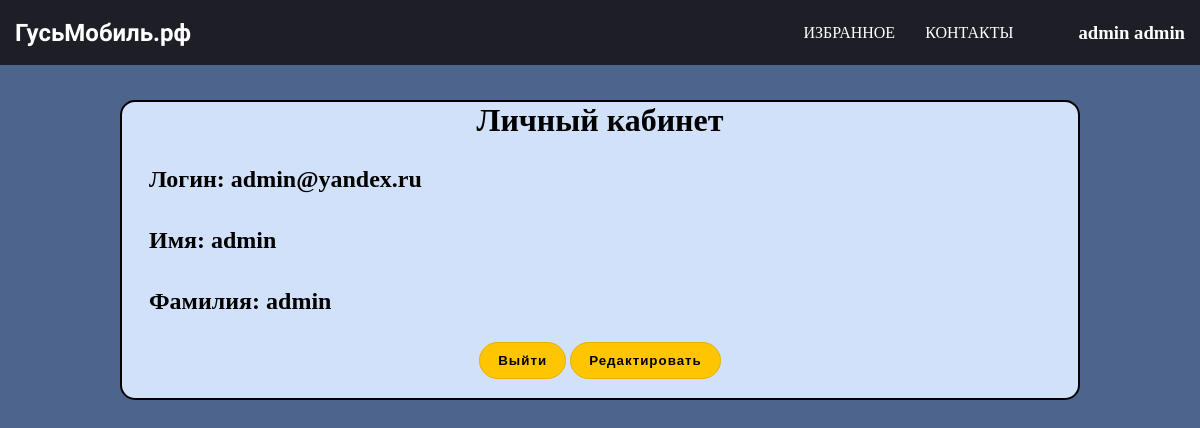
Screenshot of /profile (signed in) with the database file from the repository.
### data/users.py (models this page shows, shortened)
class Users(SqlAlchemyBase, UserMixin):
    __tablename__ = 'users'
    id = sqlalchemy.Column(sqlalchemy.Integer, primary_key=True, autoincrement=True)
    surname = sqlalchemy.Column(sqlalchemy.String, nullable=True)
    name = sqlalchemy.Column(sqlalchemy.String, nullable=True)
    email = sqlalchemy.Column(sqlalchemy.String, nullable=True, index=True, unique=True)
    hashed_password = sqlalchemy.Column(sqlalchemy.String, nullable=True)
    ads = orm.relation('Ads', back_populates='user')
    favorites = orm.relation('Favorites', back_populates='user')

### main.py (the view)
@app.route('/profile')
def profile():
    db_sess = db_session.create_session()
    user = db_sess.query(Users).filter(Users.email == current_user.email).first()
    return render_template('profile.html', title='Личный кабинет')

### data/db_session.py (called while the page is built)
def create_session() -> Session:
    global __factory
    return __factory()

### main.py (called while the page is built)
@login_manager.user_loader
def load_user(user_id):
    db_sess = db_session.create_session()
    return db_sess.query(Users).get(user_id)

### templates/profile.html
{% extends "base.html" %}
{% block content %}
    <div class="card mt-4">
        <h1 style="text-align: center;">{{title}}</h1>
        <h2 style="padding: 7px; margin: 20px;">Логин: {{current_user.email}}</h2>
        <h2 style="padding: 7px; margin: 20px;">Имя: {{current_user.name}}</h2>
        <h2 style="padding: 7px; margin: 20px;">Фамилия: {{current_user.surname}}</h2>
        <div align="center" style="margin-bottom: 2%">
            <a href="/logout"><button>Выйти</button></a>
            <a href="/edit_profile"><button>Редактировать</button></a>
        </div>
    </div>
{% endblock %}

### templates/base.html (shortened to what this page needs)
<!doctype html>
<html lang="en">
<head>
    <link rel="stylesheet" type="text/css" href="../static/css/index.css">
</head>
<body>
    <header class="header">
        <div class="navbar">
            <div class="logo">
                <h2><a href="/" class="title_logo">ГусьМобиль.рф</a></h2>
            </div>
            <ul class="links">
                <li><a href="#">Избранное</a></li>
                <li><a href="#">Контакты</a></li>
            </ul>
            {% if current_user.is_authenticated %}
            <div class="right">
                <h3><a class="title_logo" href="/profile">{{ current_user.name }} {{ current_user.surname }}</a></h3>
            </div>
            {% else %}
            <div class="right">
                <a href="/login"><button>Войти</button></a>
            </div>
            {% endif %}
        </div>
    </header>
    <div class="container">
        {% block content %} {% endblock %}
    </div>
</body>
</html>

### static/css/index.css (style rules this page uses)
body { margin: 0; background-color: #4d648d; }
* { box-sizing: border-box; transition: 0.4s ease all; }
h1, h2, h3, h4, h5, h6 { margin: 0; }
ul { padding: 0; margin: 0; }
.navbar { background: #1e1f26; position: fixed; top: 0; color: #fff; padding: 15px; width: 100%; height: 65px; display: flex; align-items: center; }
.navbar .logo { cursor: pointer; font-family: "Lacquer"; }
.navbar ul.links { font-family: "Nunito"; margin-left: auto; margin-right: 50px; list-style: none; display: flex; align-items: center; transition: 0.4s ease all, 0s ease background; }
.navbar ul.links li { text-transform: uppercase; padding: 0 15px; height: 65px; display: flex; justify-content: center; align-items: center; transition: 0.4s ease all, 0s ease margin; }
.navbar ul.links li a { text-decoration: none; color: #fff; }
button { background: #ffc600; outline: none; font-weight: bold; padding: 10px 18px; border-radius: 25px; border: 1px solid #e6b200; letter-spacing: 1px; }
.container { max-width: 1200px; margin: auto; width: 100%; height: 100%; }
.card { margin-left: auto; margin-right: auto; margin-top: 100px; height: 100%; max-width: 80%; padding: 0; border: 2px solid black; border-radius: 15px; background-color: #d0e1f9; }
.title_logo { text-decoration: None; color: #FFF; }
a, a:hover { text-decoration: none; }

### rows the page displays
Users: name "admin", surname "admin", email "admin@yandex.ru"

### other values shown
{{ title }} "Личный кабинет"
